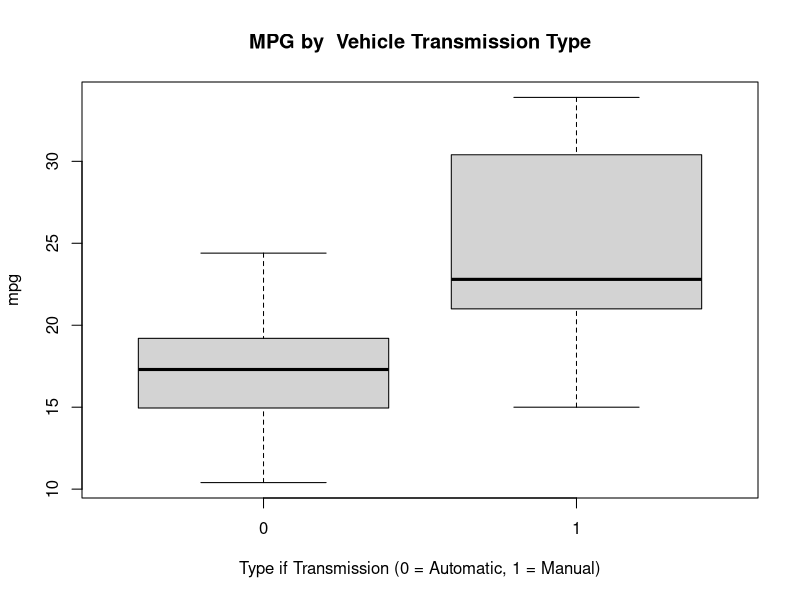
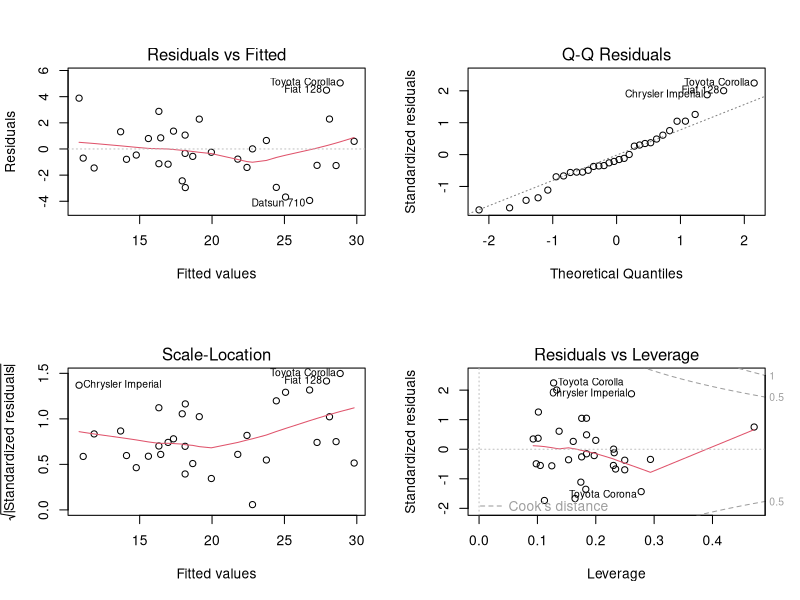

Generate these figures, in order, with R:
## ---- chunk 1
knitr::opts_chunk$set(echo = TRUE)
## ---- chunk 2
library(ggplot2)
data(mtcars)
head(mtcars, n=3)
dim(mtcars)
mtcars$cyl <- as.factor(mtcars$cyl)
mtcars$vs <- as.factor(mtcars$vs)
mtcars$am <- factor(mtcars$am)
mtcars$gear <- factor(mtcars$gear)
mtcars$carb <- factor(mtcars$carb)
attach(mtcars)
## ---- chunk 3
testResults <- t.test(mpg ~ am)
testResults$p.value
## ---- chunk 4
testResults$estimate
## ---- chunk 5
fullModelFit <- lm(mpg ~ ., data = mtcars)
summary(fullModelFit)  # results hidden
summary(fullModelFit)$coeff  # results hidden
## ---- chunk 6
stepFit <- step(fullModelFit)
summary(stepFit) # results hidden
summary(stepFit)$coeff # results hidden
## ---- chunk 7
sum((abs(dfbetas(stepFit)))>1)
## ---- chunk 8
  boxplot(mpg ~ am, 
          xlab="Type if Transmission (0 = Automatic, 1 = Manual)", 
          ylab="mpg",
          main="MPG by  Vehicle Transmission Type")
## ---- chunk 9
par(mfrow = c(2, 2))
plot(stepFit)
